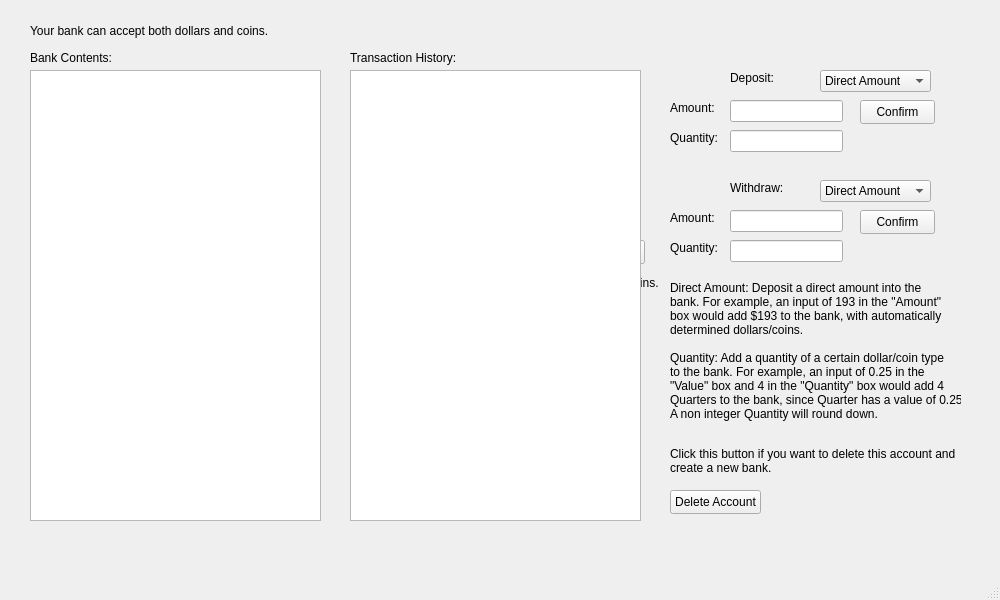
<?xml version="1.0" encoding="UTF-8"?>
<ui version="4.0">
 <class>BankUI</class>
 <widget class="QMainWindow" name="BankUI">
  <property name="geometry">
   <rect>
    <x>0</x>
    <y>0</y>
    <width>1000</width>
    <height>600</height>
   </rect>
  </property>
  <property name="windowTitle">
   <string>BankUI</string>
  </property>
  <widget class="QWidget" name="centralwidget">
   <widget class="QLabel" name="labelBankType">
    <property name="geometry">
     <rect>
      <x>350</x>
      <y>240</y>
      <width>101</width>
      <height>16</height>
     </rect>
    </property>
    <property name="text">
     <string>Choose bank type:</string>
    </property>
   </widget>
   <widget class="QPushButton" name="pushBankType">
    <property name="geometry">
     <rect>
      <x>570</x>
      <y>240</y>
      <width>75</width>
      <height>24</height>
     </rect>
    </property>
    <property name="text">
     <string>Confirm</string>
    </property>
   </widget>
   <widget class="QComboBox" name="comboBankType">
    <property name="geometry">
     <rect>
      <x>460</x>
      <y>240</y>
      <width>91</width>
      <height>24</height>
     </rect>
    </property>
    <item>
     <property name="text">
      <string>Bank</string>
     </property>
    </item>
    <item>
     <property name="text">
      <string>Coin Bank</string>
     </property>
    </item>
    <item>
     <property name="text">
      <string>Dollar Bank</string>
     </property>
    </item>
   </widget>
   <widget class="QLabel" name="labelBankDescriptions">
    <property name="geometry">
     <rect>
      <x>350</x>
      <y>270</y>
      <width>311</width>
      <height>81</height>
     </rect>
    </property>
    <property name="text">
     <string>Bank: Create a bank that can store both dollars and coins.

Coin Bank: Create a bank that only stores coins.

Dollar Bank: Create a bank that only stores dollars.</string>
    </property>
   </widget>
   <widget class="QComboBox" name="comboDepositType">
    <property name="geometry">
     <rect>
      <x>820</x>
      <y>70</y>
      <width>111</width>
      <height>22</height>
     </rect>
    </property>
    <item>
     <property name="text">
      <string>Direct Amount</string>
     </property>
    </item>
    <item>
     <property name="text">
      <string>Quantity</string>
     </property>
    </item>
   </widget>
   <widget class="QLineEdit" name="lineDepositAmount">
    <property name="geometry">
     <rect>
      <x>730</x>
      <y>100</y>
      <width>113</width>
      <height>22</height>
     </rect>
    </property>
   </widget>
   <widget class="QLineEdit" name="lineDepositQuantity">
    <property name="geometry">
     <rect>
      <x>730</x>
      <y>130</y>
      <width>113</width>
      <height>22</height>
     </rect>
    </property>
   </widget>
   <widget class="QPushButton" name="pushDepositConfirm">
    <property name="geometry">
     <rect>
      <x>860</x>
      <y>100</y>
      <width>75</width>
      <height>24</height>
     </rect>
    </property>
    <property name="text">
     <string>Confirm</string>
    </property>
   </widget>
   <widget class="QLabel" name="labelDeposit">
    <property name="geometry">
     <rect>
      <x>730</x>
      <y>70</y>
      <width>51</width>
      <height>16</height>
     </rect>
    </property>
    <property name="text">
     <string>Deposit:</string>
    </property>
   </widget>
   <widget class="QLineEdit" name="lineWithdrawAmount">
    <property name="geometry">
     <rect>
      <x>730</x>
      <y>210</y>
      <width>113</width>
      <height>22</height>
     </rect>
    </property>
   </widget>
   <widget class="QComboBox" name="comboWithdrawType">
    <property name="geometry">
     <rect>
      <x>820</x>
      <y>180</y>
      <width>111</width>
      <height>22</height>
     </rect>
    </property>
    <item>
     <property name="text">
      <string>Direct Amount</string>
     </property>
    </item>
    <item>
     <property name="text">
      <string>Quantity</string>
     </property>
    </item>
   </widget>
   <widget class="QPushButton" name="pushWithdrawConfirm">
    <property name="geometry">
     <rect>
      <x>860</x>
      <y>210</y>
      <width>75</width>
      <height>24</height>
     </rect>
    </property>
    <property name="text">
     <string>Confirm</string>
    </property>
   </widget>
   <widget class="QLineEdit" name="lineWithdrawQuantity">
    <property name="geometry">
     <rect>
      <x>730</x>
      <y>240</y>
      <width>113</width>
      <height>22</height>
     </rect>
    </property>
   </widget>
   <widget class="QLabel" name="labelWithdraw">
    <property name="geometry">
     <rect>
      <x>730</x>
      <y>180</y>
      <width>61</width>
      <height>16</height>
     </rect>
    </property>
    <property name="text">
     <string>Withdraw:</string>
    </property>
   </widget>
   <widget class="QLabel" name="labelFunctionsHelp">
    <property name="geometry">
     <rect>
      <x>670</x>
      <y>270</y>
      <width>291</width>
      <height>161</height>
     </rect>
    </property>
    <property name="text">
     <string>Direct Amount: Deposit a direct amount into the
bank. For example, an input of 193 in the &quot;Amount&quot;
box would add $193 to the bank, with automatically
determined dollars/coins.

Quantity: Add a quantity of a certain dollar/coin type
to the bank. For example, an input of 0.25 in the
&quot;Value&quot; box and 4 in the &quot;Quantity&quot; box would add 4
Quarters to the bank, since Quarter has a value of 0.25.
A non integer Quantity will round down.</string>
    </property>
   </widget>
   <widget class="QLabel" name="labelDepositAmount">
    <property name="geometry">
     <rect>
      <x>670</x>
      <y>100</y>
      <width>51</width>
      <height>16</height>
     </rect>
    </property>
    <property name="text">
     <string>Amount:</string>
    </property>
   </widget>
   <widget class="QLabel" name="labelWithdrawAmount">
    <property name="geometry">
     <rect>
      <x>670</x>
      <y>210</y>
      <width>51</width>
      <height>16</height>
     </rect>
    </property>
    <property name="text">
     <string>Amount:</string>
    </property>
   </widget>
   <widget class="QLabel" name="labelDepositQuantity">
    <property name="geometry">
     <rect>
      <x>670</x>
      <y>130</y>
      <width>51</width>
      <height>16</height>
     </rect>
    </property>
    <property name="text">
     <string>Quantity:</string>
    </property>
   </widget>
   <widget class="QLabel" name="labelWithdrawQuantity">
    <property name="geometry">
     <rect>
      <x>670</x>
      <y>240</y>
      <width>51</width>
      <height>16</height>
     </rect>
    </property>
    <property name="text">
     <string>Quantity:</string>
    </property>
   </widget>
   <widget class="QPushButton" name="pushDelete">
    <property name="geometry">
     <rect>
      <x>670</x>
      <y>490</y>
      <width>91</width>
      <height>24</height>
     </rect>
    </property>
    <property name="text">
     <string>Delete Account</string>
    </property>
   </widget>
   <widget class="QLabel" name="labelDelete">
    <property name="geometry">
     <rect>
      <x>670</x>
      <y>440</y>
      <width>291</width>
      <height>41</height>
     </rect>
    </property>
    <property name="text">
     <string>Click this button if you want to delete this account and
create a new bank.</string>
    </property>
   </widget>
   <widget class="QTextEdit" name="textLog">
    <property name="geometry">
     <rect>
      <x>350</x>
      <y>70</y>
      <width>291</width>
      <height>451</height>
     </rect>
    </property>
   </widget>
   <widget class="QTextEdit" name="textContents">
    <property name="geometry">
     <rect>
      <x>30</x>
      <y>70</y>
      <width>291</width>
      <height>451</height>
     </rect>
    </property>
   </widget>
   <widget class="QLabel" name="labelContents">
    <property name="geometry">
     <rect>
      <x>30</x>
      <y>50</y>
      <width>81</width>
      <height>16</height>
     </rect>
    </property>
    <property name="text">
     <string>Bank Contents:</string>
    </property>
   </widget>
   <widget class="QLabel" name="labelLog">
    <property name="geometry">
     <rect>
      <x>350</x>
      <y>50</y>
      <width>111</width>
      <height>16</height>
     </rect>
    </property>
    <property name="text">
     <string>Transaction History:</string>
    </property>
   </widget>
   <widget class="QLabel" name="labelBank">
    <property name="geometry">
     <rect>
      <x>30</x>
      <y>20</y>
      <width>611</width>
      <height>21</height>
     </rect>
    </property>
    <property name="text">
     <string>Your bank can accept both dollars and coins.</string>
    </property>
   </widget>
  </widget>
  <widget class="QMenuBar" name="menubar">
   <property name="geometry">
    <rect>
     <x>0</x>
     <y>0</y>
     <width>1000</width>
     <height>22</height>
    </rect>
   </property>
  </widget>
  <widget class="QStatusBar" name="statusbar"/>
 </widget>
 <resources/>
 <connections/>
</ui>
